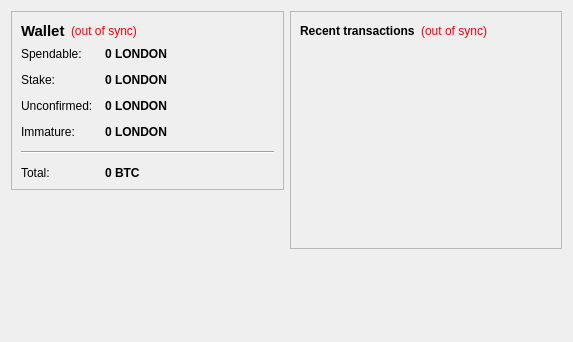
<?xml version="1.0" encoding="UTF-8"?>
<ui version="4.0">
 <class>OverviewPage</class>
 <widget class="QWidget" name="OverviewPage">
  <property name="geometry">
   <rect>
    <x>0</x>
    <y>0</y>
    <width>573</width>
    <height>342</height>
   </rect>
  </property>
  <property name="windowTitle">
   <string>Form</string>
  </property>
  <layout class="QHBoxLayout" name="horizontalLayout" stretch="1,1">
   <item>
    <layout class="QVBoxLayout" name="verticalLayout_2">
     <item>
      <widget class="QFrame" name="frame">
       <property name="frameShape">
        <enum>QFrame::StyledPanel</enum>
       </property>
       <property name="frameShadow">
        <enum>QFrame::Raised</enum>
       </property>
       <layout class="QVBoxLayout" name="verticalLayout_4">
        <item>
         <layout class="QHBoxLayout" name="horizontalLayout_4">
          <item>
           <widget class="QLabel" name="label_5">
            <property name="font">
             <font>
              <pointsize>11</pointsize>
              <weight>75</weight>
              <bold>true</bold>
             </font>
            </property>
            <property name="text">
             <string>Wallet</string>
            </property>
           </widget>
          </item>
          <item>
           <widget class="QLabel" name="labelWalletStatus">
            <property name="toolTip">
             <string>The displayed information may be out of date. Your wallet automatically synchronizes with the LONDON network after a connection is established, but this process has not completed yet.</string>
            </property>
            <property name="styleSheet">
             <string notr="true">QLabel { color: red; }</string>
            </property>
            <property name="text">
             <string notr="true">(out of sync)</string>
            </property>
            <property name="alignment">
             <set>Qt::AlignLeading|Qt::AlignLeft|Qt::AlignVCenter</set>
            </property>
           </widget>
          </item>
          <item>
           <spacer name="horizontalSpacer_2">
            <property name="orientation">
             <enum>Qt::Horizontal</enum>
            </property>
            <property name="sizeHint" stdset="0">
             <size>
              <width>40</width>
              <height>20</height>
             </size>
            </property>
           </spacer>
          </item>
         </layout>
        </item>
        <item>
         <layout class="QFormLayout" name="formLayout_2">
          <property name="fieldGrowthPolicy">
           <enum>QFormLayout::AllNonFixedFieldsGrow</enum>
          </property>
          <property name="horizontalSpacing">
           <number>12</number>
          </property>
          <property name="verticalSpacing">
           <number>12</number>
          </property>
          <item row="0" column="0">
           <widget class="QLabel" name="label">
            <property name="text">
             <string>Spendable:</string>
            </property>
           </widget>
          </item>
          <item row="0" column="1">
           <widget class="QLabel" name="labelBalance">
            <property name="font">
             <font>
              <weight>75</weight>
              <bold>true</bold>
             </font>
            </property>
            <property name="cursor">
             <cursorShape>IBeamCursor</cursorShape>
            </property>
            <property name="toolTip">
             <string>Your current spendable balance</string>
            </property>
            <property name="text">
             <string notr="true">0 LONDON</string>
            </property>
            <property name="textInteractionFlags">
             <set>Qt::LinksAccessibleByMouse|Qt::TextSelectableByKeyboard|Qt::TextSelectableByMouse</set>
            </property>
           </widget>
          </item>
          <item row="1" column="0">
           <widget class="QLabel" name="label_6">
            <property name="text">
             <string>Stake:</string>
            </property>
           </widget>
          </item>
          <item row="1" column="1">
           <widget class="QLabel" name="labelStake">
            <property name="font">
             <font>
              <weight>75</weight>
              <bold>true</bold>
             </font>
            </property>
            <property name="cursor">
             <cursorShape>IBeamCursor</cursorShape>
            </property>
            <property name="toolTip">
             <string>Total of coins that was staked, and do not yet count toward the current balance</string>
            </property>
            <property name="text">
             <string notr="true">0 LONDON</string>
            </property>
            <property name="textInteractionFlags">
             <set>Qt::LinksAccessibleByMouse|Qt::TextSelectableByKeyboard|Qt::TextSelectableByMouse</set>
            </property>
           </widget>
          </item>
          <item row="2" column="0">
           <widget class="QLabel" name="label_3">
            <property name="text">
             <string>Unconfirmed:</string>
            </property>
           </widget>
          </item>
          <item row="2" column="1">
           <widget class="QLabel" name="labelUnconfirmed">
            <property name="font">
             <font>
              <weight>75</weight>
              <bold>true</bold>
             </font>
            </property>
            <property name="cursor">
             <cursorShape>IBeamCursor</cursorShape>
            </property>
            <property name="toolTip">
             <string>Total of transactions that have yet to be confirmed, and do not yet count toward the current balance</string>
            </property>
            <property name="text">
             <string notr="true">0 LONDON</string>
            </property>
            <property name="textInteractionFlags">
             <set>Qt::LinksAccessibleByMouse|Qt::TextSelectableByKeyboard|Qt::TextSelectableByMouse</set>
            </property>
           </widget>
          </item>
          <item row="3" column="0">
           <widget class="QLabel" name="labelImmatureText">
            <property name="text">
             <string>Immature:</string>
            </property>
           </widget>
          </item>
          <item row="3" column="1">
           <widget class="QLabel" name="labelImmature">
            <property name="font">
             <font>
              <weight>75</weight>
              <bold>true</bold>
             </font>
            </property>
            <property name="toolTip">
             <string>Mined balance that has not yet matured</string>
            </property>
            <property name="text">
             <string notr="true">0 LONDON</string>
            </property>
            <property name="textInteractionFlags">
             <set>Qt::LinksAccessibleByMouse|Qt::TextSelectableByKeyboard|Qt::TextSelectableByMouse</set>
            </property>
           </widget>
          </item>
          <item row="4" column="0" colspan="2">
           <widget class="Line" name="line">
            <property name="orientation">
             <enum>Qt::Horizontal</enum>
            </property>
           </widget>
          </item>
          <item row="5" column="0">
           <widget class="QLabel" name="labelTotalText">
            <property name="text">
             <string>Total:</string>
            </property>
           </widget>
          </item>
          <item row="5" column="1">
           <widget class="QLabel" name="labelTotal">
            <property name="font">
             <font>
              <weight>75</weight>
              <bold>true</bold>
             </font>
            </property>
            <property name="cursor">
             <cursorShape>IBeamCursor</cursorShape>
            </property>
            <property name="toolTip">
             <string>Your current total balance</string>
            </property>
            <property name="text">
             <string notr="true">0 BTC</string>
            </property>
            <property name="textInteractionFlags">
             <set>Qt::LinksAccessibleByMouse|Qt::TextSelectableByKeyboard|Qt::TextSelectableByMouse</set>
            </property>
           </widget>
          </item>
         </layout>
        </item>
       </layout>
      </widget>
     </item>
     <item>
      <spacer name="verticalSpacer">
       <property name="orientation">
        <enum>Qt::Vertical</enum>
       </property>
       <property name="sizeHint" stdset="0">
        <size>
         <width>20</width>
         <height>40</height>
        </size>
       </property>
      </spacer>
     </item>
    </layout>
   </item>
   <item>
    <layout class="QVBoxLayout" name="verticalLayout_3">
     <item>
      <widget class="QFrame" name="frame_2">
       <property name="frameShape">
        <enum>QFrame::StyledPanel</enum>
       </property>
       <property name="frameShadow">
        <enum>QFrame::Raised</enum>
       </property>
       <layout class="QVBoxLayout" name="verticalLayout">
        <item>
         <layout class="QHBoxLayout" name="horizontalLayout_2">
          <item>
           <widget class="QLabel" name="label_4">
            <property name="text">
             <string>&lt;b&gt;Recent transactions&lt;/b&gt;</string>
            </property>
           </widget>
          </item>
          <item>
           <widget class="QLabel" name="labelTransactionsStatus">
            <property name="toolTip">
             <string>The displayed information may be out of date. Your wallet automatically synchronizes with the LONDON network after a connection is established, but this process has not completed yet.</string>
            </property>
            <property name="styleSheet">
             <string notr="true">QLabel { color: red; }</string>
            </property>
            <property name="text">
             <string notr="true">(out of sync)</string>
            </property>
            <property name="alignment">
             <set>Qt::AlignRight|Qt::AlignTrailing|Qt::AlignVCenter</set>
            </property>
           </widget>
          </item>
          <item>
           <spacer name="horizontalSpacer">
            <property name="orientation">
             <enum>Qt::Horizontal</enum>
            </property>
            <property name="sizeHint" stdset="0">
             <size>
              <width>40</width>
              <height>20</height>
             </size>
            </property>
           </spacer>
          </item>
         </layout>
        </item>
        <item>
         <widget class="QListView" name="listTransactions">
          <property name="styleSheet">
           <string notr="true">QListView { background: transparent; }</string>
          </property>
          <property name="frameShape">
           <enum>QFrame::NoFrame</enum>
          </property>
          <property name="verticalScrollBarPolicy">
           <enum>Qt::ScrollBarAlwaysOff</enum>
          </property>
          <property name="horizontalScrollBarPolicy">
           <enum>Qt::ScrollBarAlwaysOff</enum>
          </property>
          <property name="selectionMode">
           <enum>QAbstractItemView::NoSelection</enum>
          </property>
         </widget>
        </item>
       </layout>
      </widget>
     </item>
     <item>
      <spacer name="verticalSpacer_2">
       <property name="orientation">
        <enum>Qt::Vertical</enum>
       </property>
       <property name="sizeHint" stdset="0">
        <size>
         <width>20</width>
         <height>40</height>
        </size>
       </property>
      </spacer>
     </item>
    </layout>
   </item>
  </layout>
 </widget>
 <resources/>
 <connections/>
</ui>
